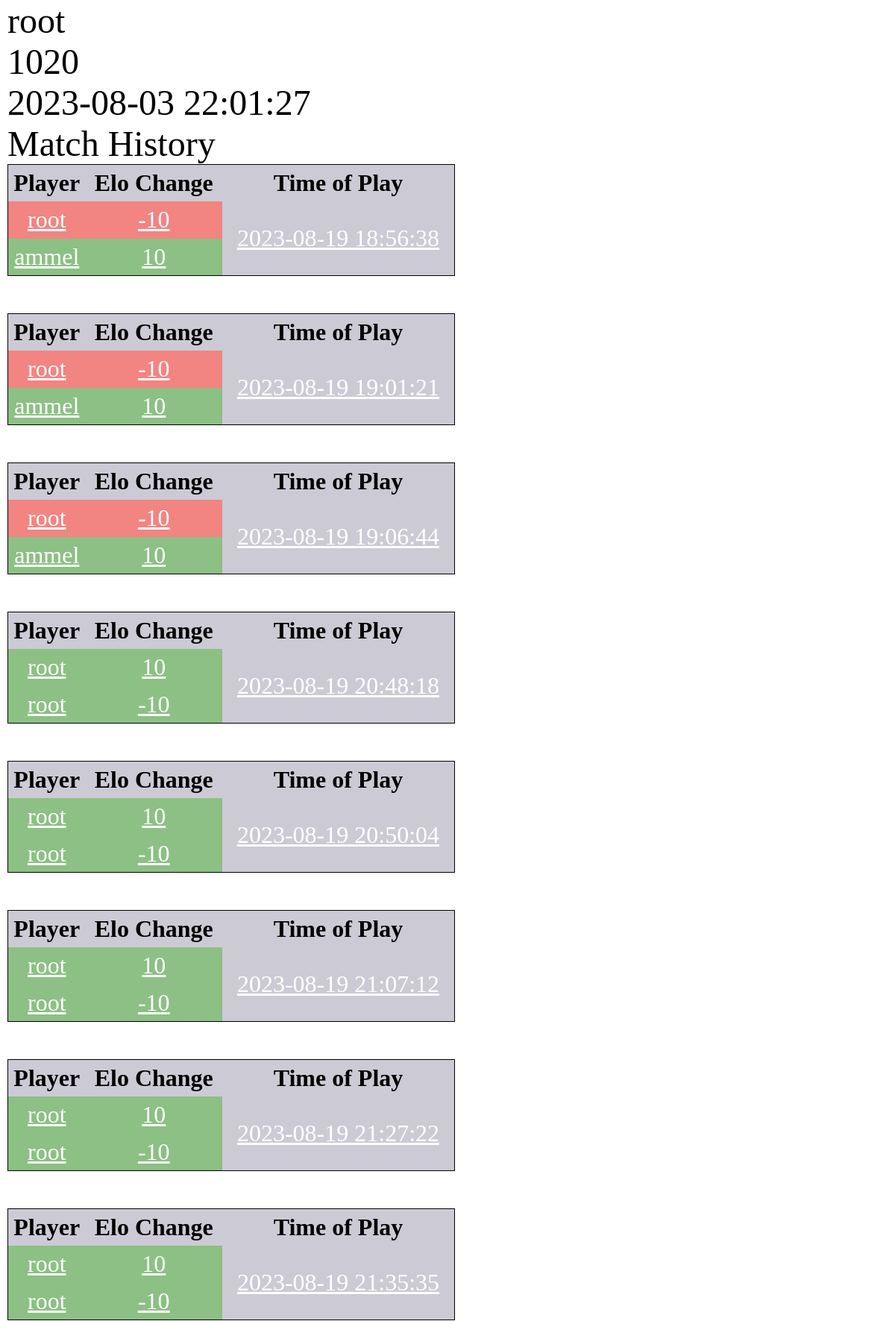
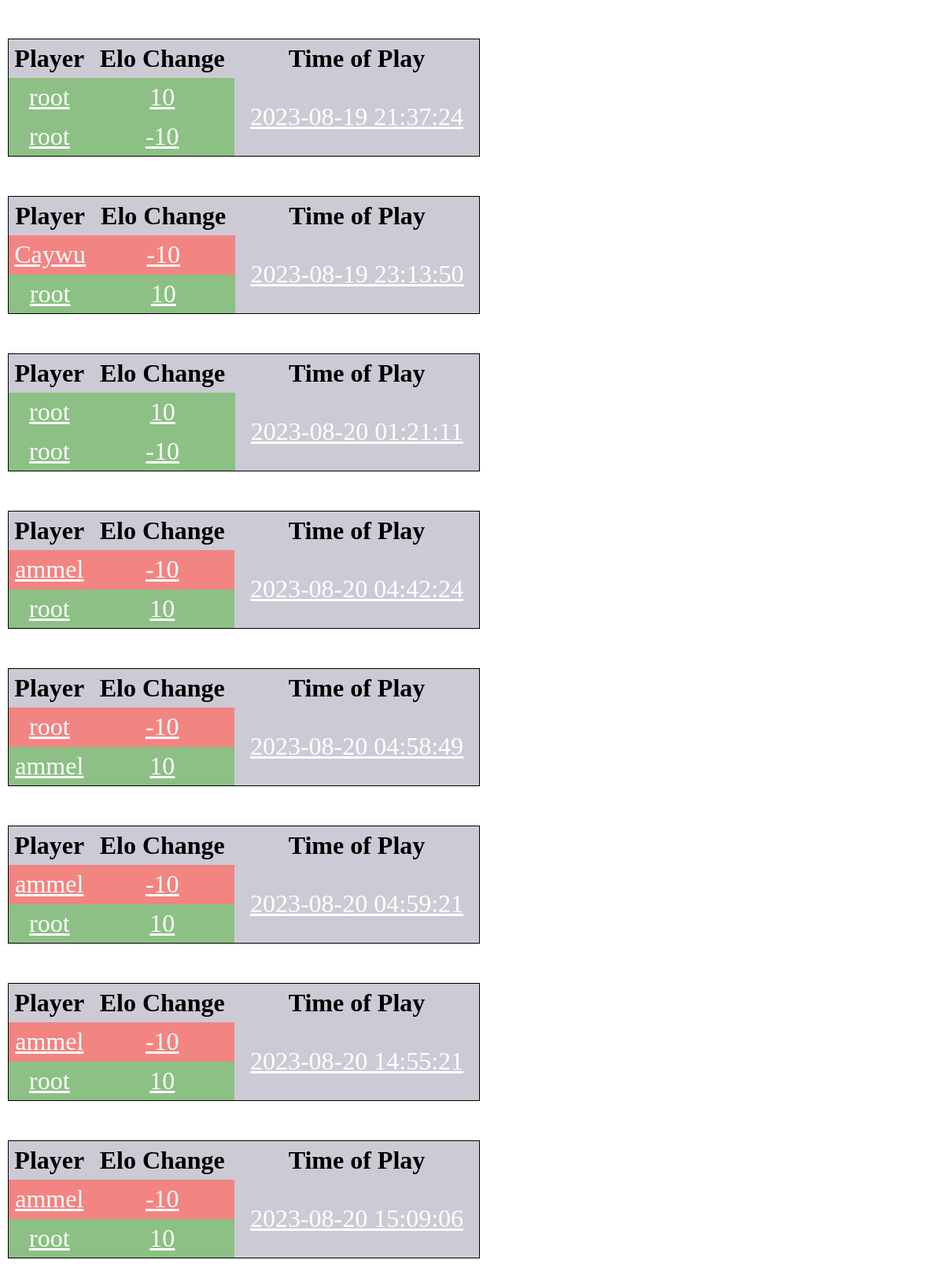
Screenshot of /profile.php?id=2 (upper part) with the database file from the repository (2 pictures, top to bottom).
### tables this page shows
CREATE TABLE `users` (
  `id` int NOT NULL AUTO_INCREMENT,
  `username` varchar(20) DEFAULT NULL,
  `email` varchar(256) DEFAULT NULL,
  `pwd` varchar(256) DEFAULT NULL,
  `elo` int DEFAULT '1000',
  `creation-time` datetime DEFAULT CURRENT_TIMESTAMP,
  `is-admin` tinyint(1) DEFAULT '0',
  PRIMARY KEY (`id`)
);

CREATE TABLE `matches` (
  `matchID` int NOT NULL AUTO_INCREMENT,
  `player_one_id` int DEFAULT NULL,
  `player_two_id` int DEFAULT NULL,
  `player_one_elo_change` int DEFAULT NULL,
  `player_two_elo_change` int DEFAULT NULL,
  `winnerID` int DEFAULT NULL,
  `time-of-play` datetime DEFAULT CURRENT_TIMESTAMP,
  PRIMARY KEY (`matchID`)
);

### includes/functions.inc.php (called while the page is built, shortened)
<?php
function getUserByID($id){
    include 'dbh.inc.php';
    $stmt = $pdo->prepare("SELECT username FROM users WHERE users.id = :id");
    $stmt->bindValue(":id",$id);
    $stmt->execute();
    return $stmt->fetch()['username'];
}

### profile.php (the view, shortened to what this page needs)
<!DOCTYPE html>
<html lang="en">
<head>
    <link rel="stylesheet" media="screen" href="https://fontlibrary.org//face/minecraftia" type="text/css" />
    <link rel="stylesheet" href="profile.css" />
</head>
<body>
<?php
require_once 'includes/dbh.inc.php';
	$id = $_GET['id'];
            $stmt = $pdo->prepare("SELECT username,id, `creation-time`,elo FROM users WHERE users.id = :id");
            $stmt->bindValue(":id", ((int) $id));
            $stmt->execute();
            $user_info = $stmt->fetch();
            echo "<h1>" . htmlspecialchars($user_info['username']) . "</h1>";
	echo "<h1>" . htmlspecialchars($user_info['elo']) . "</h1>";
	echo "<h1>" . htmlspecialchars($user_info['creation-time']) . "</h1>";
        include 'includes/functions.inc.php';
        echo "<h1>Match History</h1>";
        $stmt = $pdo->prepare("SELECT `time-of-play`,username,id,matchID,player_one_id,player_two_id,player_one_elo_change,player_two_elo_change,winnerID FROM users JOIN matches ON player_one_id = :id OR player_two_id = :id WHERE users.id = :id");
            $stmt->bindValue(":id", ((int) $id));
            $stmt->execute();
            $match_info = $stmt->fetchAll();
        foreach ($match_info as $info) {
            if (!isset($info['player_one_elo_change'])) {
                continue;
            }
            $matchID = $info['matchID'];
            $winnerID = $info['winnerID'];
            echo "<table>";
            echo "<tr>";
            echo "<th>Player</th>";
            echo "<th>Elo Change</th>";
            echo "<th>Time of Play</th>";
            echo "</tr>";
            $player_one_id = $info['player_one_id'];
            if ($player_one_id == $winnerID) {
                echo "<tr class='winner'>";
            } else {
                echo "<tr class='loser'>";
            }
            echo "<td>" . "<a href='profile.php?id=$player_one_id'>" . getUserByID($player_one_id) . "</a>" . "</td>";
            echo "<td>" . "<a href='replay.php?id=$matchID'>" . $info['player_one_elo_change'] . "</a>" . "</td>";
            echo "<td rowspan='2' class='date'>" . "<a href='replay.php?id=$matchID'>" . $info['time-of-play'] . "</a>" . "</td>";
            echo "</tr>";
            $player_two_id = $info['player_two_id'];
            if ($player_two_id == $winnerID) {
                echo "<tr class='winner'>";
            } else {
                echo "<tr class='loser'>";
            }
            echo "<td>" . "<a href='profile.php?id=$player_two_id'>" . getUserByID($player_two_id) . "</a>" . "</td>";
            echo "<td>" . "<a href='replay.php?id=$matchID'>" . $info['player_two_elo_change'] . "</a>" . "</td>";
            echo "</tr>";
            echo "</table>";
	}
?>
</body>
</html>

### profile.css (style rules this page uses)
body { margin: 0 0 0 0; background-image: url("game.png"); background-size: cover; }
h1 { font-family: 'MinecraftiaRegular'; font-weight: normal; font-style: normal; font-size: 48px; margin-top: 0px; margin-bottom: 0px; margin-left: 10px; }
a { color: white; }
table { font-size: 32px; width: 50%; height: 150px; border: 1px solid; border-collapse: collapse; margin-bottom: 50px; margin-left: 10px; }
td { text-align: center; vertical-align: middle; margin-left: 50px; }
.date { background-color: rgb(204, 202, 212); }
tr { background-color: rgb(204, 202, 212); }
tr.winner { background-color: #8CC084; }
tr.loser { background-color: #F28482; }

### rows the page displays
users: username "root", elo "1020", value "2023-08-03 22:01:27", username.player_one_id "root", matches.player_one_elo_change "-10", matches.time-of-play "2023-08-19 18:56:38", matches.player_two_id "ammel", matches.player_two_elo_change "10", matches.time-of-play "2023-08-19 19:01:21", matches.time-of-play "2023-08-19 19:06:44", matches.player_one_elo_change "10", matches.time-of-play "2023-08-19 20:48:18", username.player_two_id "root", matches.player_two_elo_change "-10", matches.time-of-play "2023-08-19 20:50:04", matches.time-of-play "2023-08-19 21:07:12", matches.time-of-play "2023-08-19 21:27:22", matches.time-of-play "2023-08-19 21:35:35", matches.time-of-play "2023-08-19 21:37:24", matches.player_one_id "Caywu", matches.time-of-play "2023-08-19 23:13:50", matches.time-of-play "2023-08-20 01:21:11", matches.player_one_id "ammel", matches.time-of-play "2023-08-20 04:42:24", matches.time-of-play "2023-08-20 04:58:49", matches.time-of-play "2023-08-20 04:59:21", matches.time-of-play "2023-08-20 14:55:21", matches.time-of-play "2023-08-20 15:09:06"
